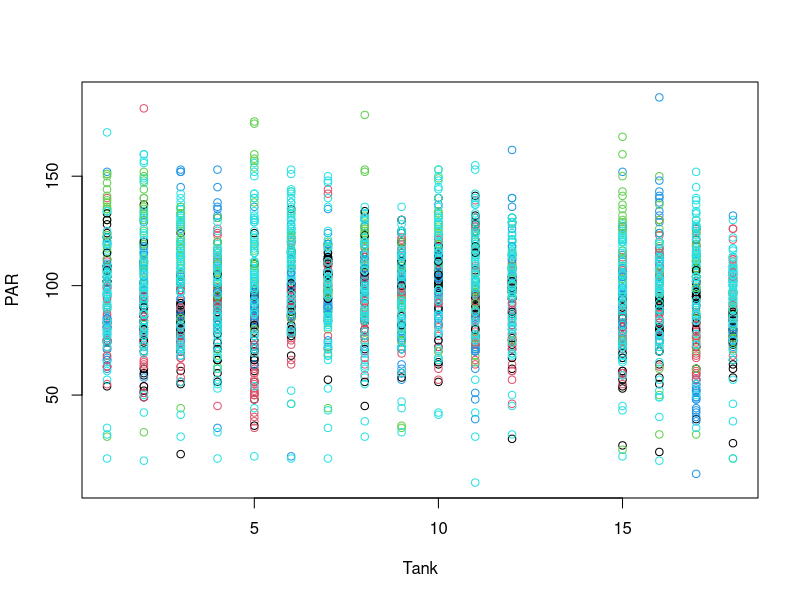
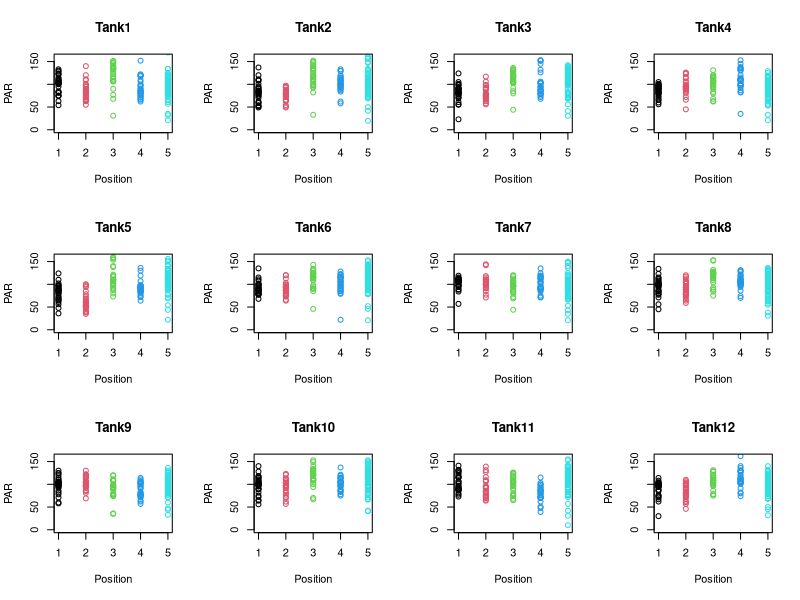
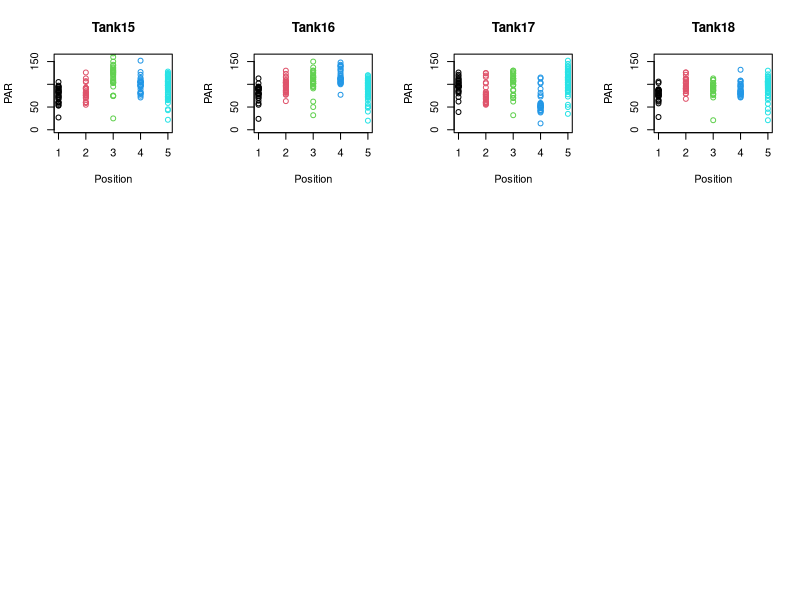
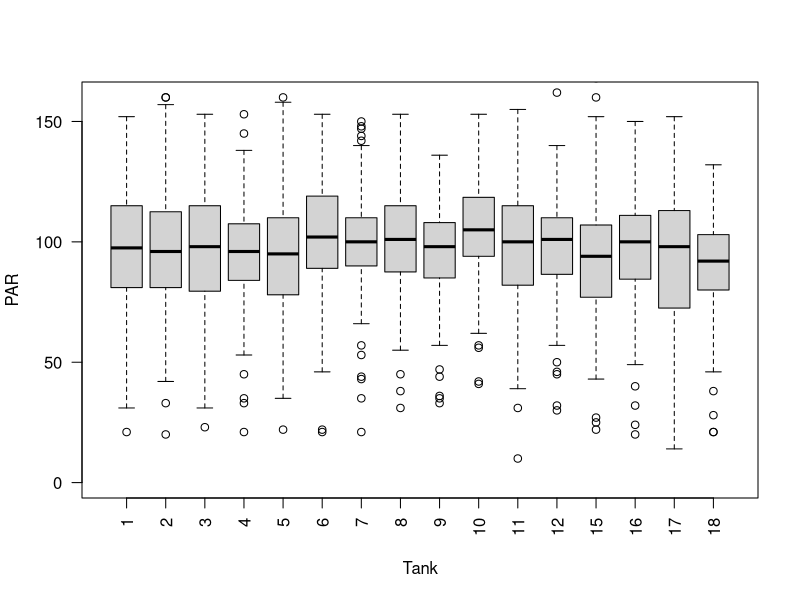
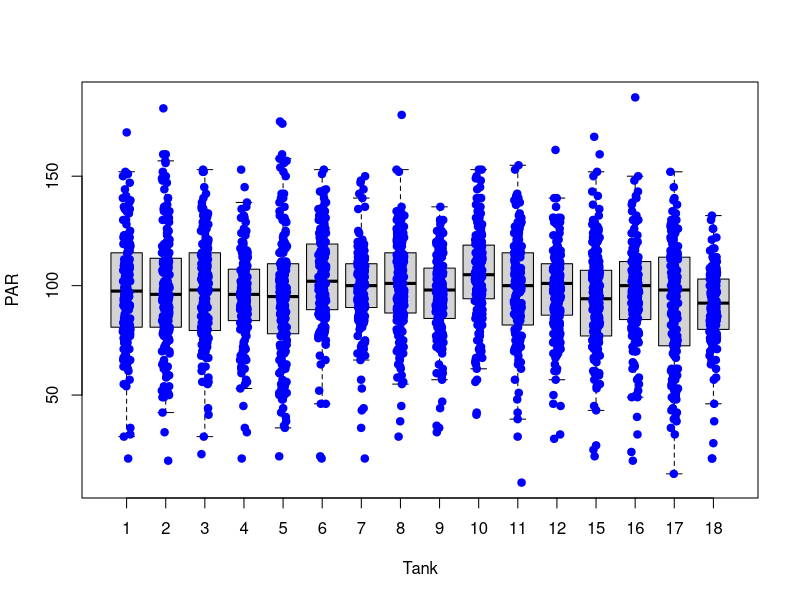

Generate these figures, in order, with R:
# Title: Light position plotting
# Author: Jill Ashey
# Last updated: 20210126



# Load packages
library(tidyverse)

# Set working directory 
setwd("~/Desktop/PutnamLab/Repositories/Astrangia_repo/Astrangia_repo/data")

# Load data 
light <- read.csv("Light_Data.csv", header = TRUE)

# Plot PAR 
plot(PAR ~ Tank, data = light, col = Position)

tank.model <- lm(PAR ~ Tank,data=light)
summary(tank.model)
# Call:
#   lm(formula = PAR ~ Tank, data = light)
# 
# Residuals:
#   Min      1Q  Median      3Q     Max 
# -49.272 -10.992   1.042  11.393  49.796 
# 
# Coefficients:
#   Estimate Std. Error t value Pr(>|t|)    
# (Intercept) 107.1362     4.4166  24.258   <2e-16 ***
#   Tank         -0.4915     0.4230  -1.162    0.249    
# ---
#   Signif. codes:  0 ‘***’ 0.001 ‘**’ 0.01 ‘*’ 0.05 ‘.’ 0.1 ‘ ’ 1
# 
# Residual standard error: 20.02 on 78 degrees of freedom
# Multiple R-squared:  0.01701,	Adjusted R-squared:  0.004411 
# F-statistic:  1.35 on 1 and 78 DF,  p-value: 0.2488

position.model <- lm(PAR ~ Position, data=light)
summary(position.model)
# Call:
#   lm(formula = PAR ~ Position, data = light)
# 
# Residuals:
#   Min      1Q  Median      3Q     Max 
# -52.712 -10.156  -0.019   9.925  50.288 
# 
# Coefficients:
#   Estimate Std. Error t value Pr(>|t|)    
# (Intercept)   85.631      4.844  17.678  < 2e-16 ***
#   Position       5.694      1.461   3.898 0.000204 ***
#   ---
#   Signif. codes:  0 ‘***’ 0.001 ‘**’ 0.01 ‘*’ 0.05 ‘.’ 0.1 ‘ ’ 1
# 
# Residual standard error: 18.47 on 78 degrees of freedom
# Multiple R-squared:  0.1631,	Adjusted R-squared:  0.1523 
# F-statistic:  15.2 on 1 and 78 DF,  p-value: 0.0002036


# Plot light by position for each tank
pdf("../Output/Light.by.Position.pdf")
par(mfrow=c(3,4))
Tank1 <- subset(light, Tank==1)
plot(PAR ~ Position, data=Tank1, col=Position, ylim=c(0,160), main = "Tank1")

Tank2 <- subset(light, Tank==2)
plot(PAR ~ Position, data=Tank2, col=Position, ylim=c(0,160), main = "Tank2")

Tank3 <- subset(light, Tank==3)
plot(PAR ~ Position, data=Tank3, col=Position, ylim=c(0,160), main = "Tank3")

Tank4 <- subset(light, Tank==4)
plot(PAR ~ Position, data=Tank4, col=Position, ylim=c(0,160), main = "Tank4")

Tank5 <- subset(light, Tank==5)
plot(PAR ~ Position, data=Tank5, col=Position, ylim=c(0,160), main = "Tank5")

Tank6 <- subset(light, Tank==6)
plot(PAR ~ Position, data=Tank6, col=Position, ylim=c(0,160), main = "Tank6")

Tank7 <- subset(light, Tank==7)
plot(PAR ~ Position, data=Tank7, col=Position, ylim=c(0,160), main = "Tank7")

Tank8 <- subset(light, Tank==8)
plot(PAR ~ Position, data=Tank8, col=Position, ylim=c(0,160), main = "Tank8")

Tank9 <- subset(light, Tank==9)
plot(PAR ~ Position, data=Tank9, col=Position, ylim=c(0,160), main = "Tank9")

Tank10 <- subset(light, Tank==10)
plot(PAR ~ Position, data=Tank10, col=Position, ylim=c(0,160), main = "Tank10")

Tank11 <- subset(light, Tank==11)
plot(PAR ~ Position, data=Tank11, col=Position, ylim=c(0,160), main = "Tank11")

Tank12 <- subset(light, Tank==12)
plot(PAR ~ Position, data=Tank12, col=Position, ylim=c(0,160), main = "Tank12")

Tank15 <- subset(light, Tank==15)
plot(PAR ~ Position, data=Tank15, col=Position, ylim=c(0,160), main = "Tank15")

Tank16 <- subset(light, Tank==16)
plot(PAR ~ Position, data=Tank16, col=Position, ylim=c(0,160), main = "Tank16")

Tank17 <- subset(light, Tank==17)
plot(PAR ~ Position, data=Tank17, col=Position, ylim=c(0,160), main = "Tank17")

Tank18 <- subset(light, Tank==18)
plot(PAR ~ Position, data=Tank18, col=Position, ylim=c(0,160), main = "Tank18")

dev.off()

#mean6 <- aggregate(PAR ~ Tank*Position, data=light, FUN=mean)
#mean6

# Plot light by tank
pdf("../Output/Light.by.Tank.pdf")
plot(as.factor(light$Tank), light$PAR, xlab="Tank", ylab="PAR", ylim=c(0,160), las=2)
boxplot(PAR ~ Tank, data = light, outpch = NA) 
stripchart(PAR ~ Tank, data = light, 
           vertical = TRUE, method = "jitter", 
           pch = 21, col = "blue", bg = "blue", 
           add = TRUE) 
dev.off()









